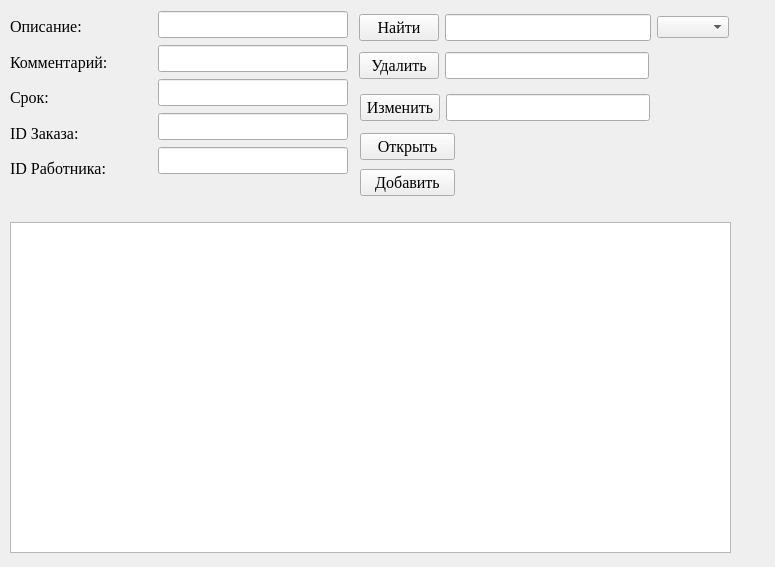
<?xml version="1.0" encoding="UTF-8"?>
<ui version="4.0">
 <class>Form</class>
 <widget class="QWidget" name="Form">
  <property name="geometry">
   <rect>
    <x>0</x>
    <y>0</y>
    <width>775</width>
    <height>567</height>
   </rect>
  </property>
  <property name="windowTitle">
   <string>Zadaci</string>
  </property>
  <widget class="QWidget" name="layoutWidget">
   <property name="geometry">
    <rect>
     <x>158</x>
     <y>10</y>
     <width>190</width>
     <height>170</height>
    </rect>
   </property>
   <layout class="QVBoxLayout" name="verticalLayout">
    <item>
     <widget class="QLineEdit" name="leopisanie">
      <property name="font">
       <font>
        <family>Times New Roman</family>
        <pointsize>12</pointsize>
       </font>
      </property>
     </widget>
    </item>
    <item>
     <widget class="QLineEdit" name="lekommentariy">
      <property name="font">
       <font>
        <family>Times New Roman</family>
        <pointsize>12</pointsize>
       </font>
      </property>
     </widget>
    </item>
    <item>
     <widget class="QLineEdit" name="lesrok">
      <property name="font">
       <font>
        <family>Times New Roman</family>
        <pointsize>12</pointsize>
       </font>
      </property>
     </widget>
    </item>
    <item>
     <widget class="QLineEdit" name="leidzakaza">
      <property name="font">
       <font>
        <family>Times New Roman</family>
        <pointsize>12</pointsize>
       </font>
      </property>
     </widget>
    </item>
    <item>
     <widget class="QLineEdit" name="leidrabotnika">
      <property name="font">
       <font>
        <family>Times New Roman</family>
        <pointsize>12</pointsize>
       </font>
      </property>
     </widget>
    </item>
   </layout>
  </widget>
  <widget class="QTableWidget" name="tableWidget">
   <property name="geometry">
    <rect>
     <x>10</x>
     <y>222</y>
     <width>721</width>
     <height>331</height>
    </rect>
   </property>
  </widget>
  <widget class="QWidget" name="layoutWidget_3">
   <property name="geometry">
    <rect>
     <x>360</x>
     <y>130</y>
     <width>95</width>
     <height>71</height>
    </rect>
   </property>
   <layout class="QVBoxLayout" name="verticalLayout_2">
    <item>
     <widget class="QPushButton" name="pbopen">
      <property name="font">
       <font>
        <family>Times New Roman</family>
        <pointsize>12</pointsize>
       </font>
      </property>
      <property name="text">
       <string>Открыть</string>
      </property>
     </widget>
    </item>
    <item>
     <widget class="QPushButton" name="pbinsert">
      <property name="font">
       <font>
        <family>Times New Roman</family>
        <pointsize>12</pointsize>
       </font>
      </property>
      <property name="text">
       <string>Добавить</string>
      </property>
     </widget>
    </item>
   </layout>
  </widget>
  <widget class="QWidget" name="layoutWidget_2">
   <property name="geometry">
    <rect>
     <x>10</x>
     <y>12</y>
     <width>141</width>
     <height>171</height>
    </rect>
   </property>
   <layout class="QVBoxLayout" name="verticalLayout_3">
    <item>
     <widget class="QLabel" name="label_5">
      <property name="font">
       <font>
        <family>Times New Roman</family>
        <pointsize>12</pointsize>
       </font>
      </property>
      <property name="text">
       <string>Описание:</string>
      </property>
     </widget>
    </item>
    <item>
     <widget class="QLabel" name="label_2">
      <property name="font">
       <font>
        <family>Times New Roman</family>
        <pointsize>12</pointsize>
       </font>
      </property>
      <property name="text">
       <string>Комментарий:</string>
      </property>
     </widget>
    </item>
    <item>
     <widget class="QLabel" name="label">
      <property name="font">
       <font>
        <family>Times New Roman</family>
        <pointsize>12</pointsize>
       </font>
      </property>
      <property name="text">
       <string>Срок:</string>
      </property>
     </widget>
    </item>
    <item>
     <widget class="QLabel" name="label_4">
      <property name="font">
       <font>
        <family>Times New Roman</family>
        <pointsize>12</pointsize>
       </font>
      </property>
      <property name="text">
       <string>ID Заказа:</string>
      </property>
     </widget>
    </item>
    <item>
     <widget class="QLabel" name="label_3">
      <property name="font">
       <font>
        <family>Times New Roman</family>
        <pointsize>12</pointsize>
       </font>
      </property>
      <property name="text">
       <string>ID Работника:</string>
      </property>
     </widget>
    </item>
   </layout>
  </widget>
  <widget class="QWidget" name="layoutWidget_5">
   <property name="geometry">
    <rect>
     <x>359</x>
     <y>11</y>
     <width>370</width>
     <height>33</height>
    </rect>
   </property>
   <layout class="QHBoxLayout" name="horizontalLayout_4">
    <item>
     <widget class="QPushButton" name="pbfind">
      <property name="font">
       <font>
        <family>Times New Roman</family>
        <pointsize>12</pointsize>
       </font>
      </property>
      <property name="text">
       <string>Найти</string>
      </property>
     </widget>
    </item>
    <item>
     <widget class="QLineEdit" name="lefind">
      <property name="font">
       <font>
        <family>Times New Roman</family>
        <pointsize>12</pointsize>
       </font>
      </property>
     </widget>
    </item>
    <item>
     <widget class="QComboBox" name="cbfind"/>
    </item>
   </layout>
  </widget>
  <widget class="QWidget" name="layoutWidget_4">
   <property name="geometry">
    <rect>
     <x>360</x>
     <y>91</y>
     <width>290</width>
     <height>33</height>
    </rect>
   </property>
   <layout class="QHBoxLayout" name="horizontalLayout_2">
    <item>
     <widget class="QPushButton" name="pbchange">
      <property name="font">
       <font>
        <family>Times New Roman</family>
        <pointsize>12</pointsize>
       </font>
      </property>
      <property name="text">
       <string>Изменить</string>
      </property>
     </widget>
    </item>
    <item>
     <widget class="QLineEdit" name="lechange">
      <property name="font">
       <font>
        <family>Times New Roman</family>
        <pointsize>12</pointsize>
       </font>
      </property>
     </widget>
    </item>
   </layout>
  </widget>
  <widget class="QWidget" name="layoutWidget_6">
   <property name="geometry">
    <rect>
     <x>359</x>
     <y>49</y>
     <width>290</width>
     <height>33</height>
    </rect>
   </property>
   <layout class="QHBoxLayout" name="horizontalLayout_3">
    <item>
     <widget class="QPushButton" name="pbdelete">
      <property name="font">
       <font>
        <family>Times New Roman</family>
        <pointsize>12</pointsize>
       </font>
      </property>
      <property name="text">
       <string>Удалить</string>
      </property>
     </widget>
    </item>
    <item>
     <widget class="QLineEdit" name="ledelete">
      <property name="font">
       <font>
        <family>Times New Roman</family>
        <pointsize>12</pointsize>
       </font>
      </property>
     </widget>
    </item>
   </layout>
  </widget>
 </widget>
 <resources/>
 <connections/>
</ui>
